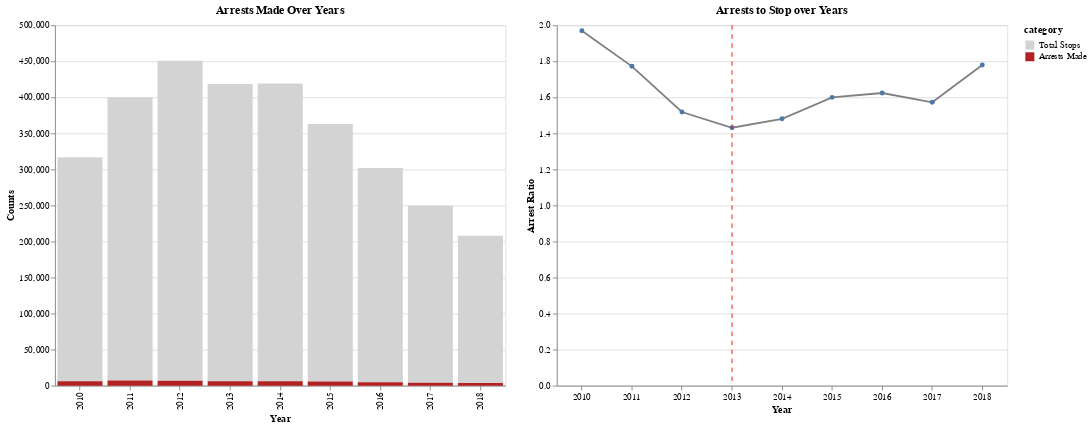

Notebook source saved alongside this figure:
### Markdown cell above
#### *Analysis of Arrests*

### Code cell
drop_null_df['is_arrested'] = drop_null_df['arrest_made'].astype(int)
total_stops = drop_null_df.groupby('year').size().reset_index(name='counts')
total_stops['category'] = 'Total Stops'

arrests_made = drop_null_df.groupby('year')['is_arrested'].sum().reset_index(name='counts')
arrests_made['category'] = 'Arrests Made'

combined_data = pd.concat([total_stops, arrests_made], ignore_index=True)

base = alt.Chart(combined_data).encode(
    x=alt.X('year:O', title= 'Year', axis=alt.Axis(labelAngle=0)),
    y=alt.Y('counts:Q', axis=alt.Axis(title='Counts')),
    color=alt.Color('category:N', scale=alt.Scale(domain=['Total Stops', 'Arrests Made'],
                                                  range=['lightgray', 'firebrick'])),
    tooltip=['year', 'counts']
)

bar_chart = base.mark_bar().encode(
    x=alt.X('year:O', axis=alt.Axis(title='Year')),
    y=alt.Y('counts:Q', axis=alt.Axis(title='Counts'))
).properties(
    title='Arrests Made Over Years',
    width=500,
    height=400
)


ratio_data = total_stops.copy(deep = True)
ratio_data['arrests_made'] = arrests_made['counts']
ratio_data['arrest_percentage'] = ratio_data['arrests_made'] * 100 / ratio_data['counts']

line_chart = alt.Chart(ratio_data).mark_line(point=True, color='gray').encode(
    x=alt.X('year:O', title= 'Year', axis=alt.Axis(labelAngle=0)),
    y=alt.Y('arrest_percentage:Q', axis=alt.Axis(title='Arrest Ratio')),
    tooltip=['year', 'arrest_percentage']
).properties(
    title = 'Arrests to Stop over Years',
    width=500,
    height=400
)

ref_years_df = pd.DataFrame({'Year': ['2013']})

ref_lines = alt.Chart(ref_years_df).mark_rule(color='red', strokeWidth=1, strokeDash=[5, 5]).encode(
    x='Year:O',
).properties(
    width=500,
    height=400
)

final_chart = (line_chart + ref_lines).properties(
    width=500,
    height=400
)

bar_chart | final_chart

### Figure 1 — Vega-Lite specification as saved in the notebook (floating-point values rounded to 4 significant figures)
{"config": {"view": {"continuousWidth": 300, "continuousHeight": 300}}, "hconcat": [{"data": {"name": "data-00c3c8df46e2e5e1ff75a0748818598e"}, "mark": {"type": "bar"}, "encoding": {"color": {"field": "category", "scale": {"domain": ["Total Stops", "Arrests Made"], "range": ["lightgray", "firebrick"]}, "type": "nominal"}, "tooltip": [{"field": "year", "type": "nominal"}, {"field": "counts", "type": "quantitative"}], "x": {"axis": {"title": "Year"}, "field": "year", "type": "ordinal"}, "y": {"axis": {"title": "Counts"}, "field": "counts", "type": "quantitative"}}, "height": 400, "title": "Arrests Made Over Years", "width": 500}, {"layer": [{"data": {"name": "data-2ef9e33ab935f7408970982a428ed240"}, "mark": {"type": "line", "color": "gray", "point": true}, "encoding": {"tooltip": [{"field": "year", "type": "nominal"}, {"field": "arrest_percentage", "type": "quantitative"}], "x": {"axis": {"labelAngle": 0}, "field": "year", "title": "Year", "type": "ordinal"}, "y": {"axis": {"title": "Arrest Ratio"}, "field": "arrest_percentage", "type": "quantitative"}}, "title": "Arrests to Stop over Years"}, {"data": {"name": "data-170ac72bb7943de610bd807908c0104e"}, "mark": {"type": "rule", "color": "red", "strokeDash": [5, 5], "strokeWidth": 1}, "encoding": {"x": {"field": "Year", "type": "ordinal"}}}], "height": 400, "width": 500}], "$schema": "https://vega.github.io/schema/vega-lite/v5.8.0.json", "datasets": {"data-00c3c8df46e2e5e1ff75a0748818598e": [{"year": "2010", "counts": 310622, "category": "Total Stops"}, {"year": "2011", "counts": 393248, "category": "Total Stops"}, {"year": "2012", "counts": 444146, "category": "Total Stops"}, {"year": "2013", "counts": 412695, "category": "Total Stops"}, {"year": "2014", "counts": 413114, "category": "Total Stops"}, {"year": "2015", "counts": 357261, "category": "Total Stops"}, {"year": "2016", "counts": 297248, "category": "Total Stops"}, {"year": "2017", "counts": 245565, "category": "Total Stops"}, {"year": "2018", "counts": 204217, "category": "Total Stops"}, {"year": "2010", "counts": 6118, "category": "Arrests Made"}, {"year": "2011", "counts": 6968, "category": "Arrests Made"}, {"year": "2012", "counts": 6744, "category": "Arrests Made"}, {"year": "2013", "counts": 5906, "category": "Arrests Made"}, {"year": "2014", "counts": 6117, "category": "Arrests Made"}, {"year": "2015", "counts": 5715, "category": "Arrests Made"}, {"year": "2016", "counts": 4827, "category": "Arrests Made"}, {"year": "2017", "counts": 3861, "category": "Arrests Made"}, {"year": "2018", "counts": 3633, "category": "Arrests Made"}], "data-2ef9e33ab935f7408970982a428ed240": [{"year": "2010", "counts": 310622, "category": "Total Stops", "arrests_made": 6118, "arrest_percentage": 1.97}, {"year": "2011", "counts": 393248, "category": "Total Stops", "arrests_made": 6968, "arrest_percentage": 1.772}, {"year": "2012", "counts": 444146, "category": "Total Stops", "arrests_made": 6744, "arrest_percentage": 1.518}, {"year": "2013", "counts": 412695, "category": "Total Stops", "arrests_made": 5906, "arrest_percentage": 1.431}, {"year": "2014", "counts": 413114, "category": "Total Stops", "arrests_made": 6117, "arrest_percentage": 1.481}, {"year": "2015", "counts": 357261, "category": "Total Stops", "arrests_made": 5715, "arrest_percentage": 1.6}, {"year": "2016", "counts": 297248, "category": "Total Stops", "arrests_made": 4827, "arrest_percentage": 1.624}, {"year": "2017", "counts": 245565, "category": "Total Stops", "arrests_made": 3861, "arrest_percentage": 1.572}, {"year": "2018", "counts": 204217, "category": "Total Stops", "arrests_made": 3633, "arrest_percentage": 1.779}], "data-170ac72bb7943de610bd807908c0104e": [{"Year": "2013"}]}}
